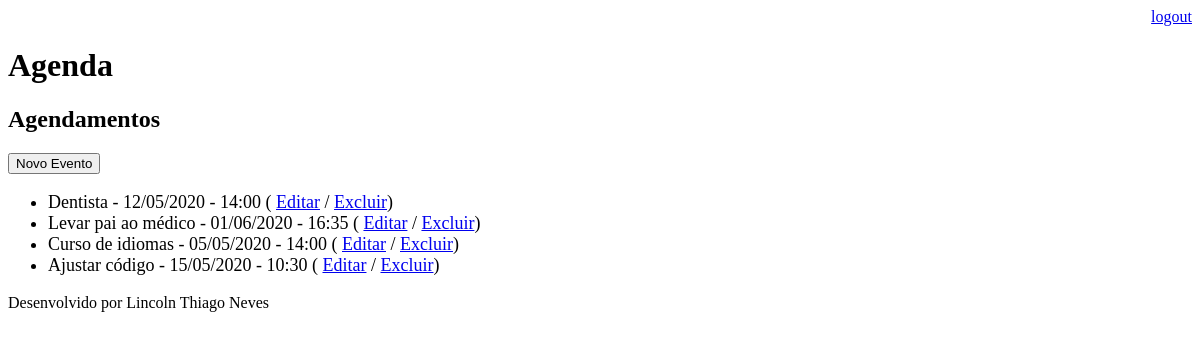
The page /agenda/ (signed in) on the database as committed earlier.
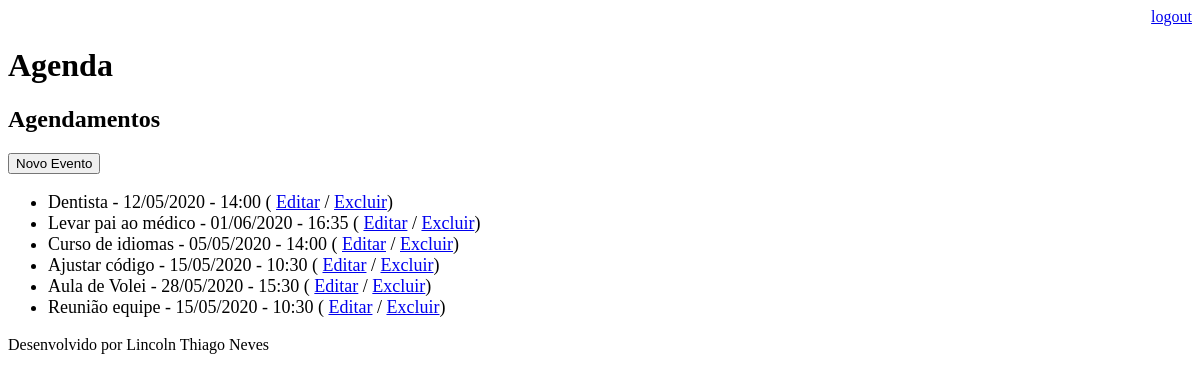
The same page on the database as committed later.
### core/models.py (models this page shows, shortened)
class Evento(models.Model):
    titulo = models.CharField(max_length=100)
    descricao = models.TextField(blank=True, null=True)
    data_evento = models.DateTimeField(verbose_name='Data do Evento')
    data_criacao = models.DateTimeField(auto_now=True, verbose_name='Data de Criação')
    usuario = models.ForeignKey(User, on_delete=models.CASCADE)
    class Meta:
        db_table = 'evento'
    def get_data_evento(self):
        return self.data_evento.strftime('%d/%m/%Y - %H:%M')

### core/views.py (the view)
# urls.py: path('agenda/', views.lista_eventos),
@login_required(login_url='/login/')
def lista_eventos(request):
    usuario = request.user
    evento = Evento.objects.filter(usuario=usuario)
    dados = {'evento': evento}
    return render(request, 'agenda.html', dados)

### templates/agenda.html
{% extends "model-page.html" %}
{% block content %}
    <h2>Agendamentos</h2>
    <a href="evento/">
        <button type="button">Novo Evento</button>
    </a>
    <ul style="font-size: 18px">
        {% for evento in evento %}
            <li>
                {{ evento.titulo }} - {{ evento.get_data_evento }}
                ( <a href="evento/?id={{ evento.id }}">Editar</a>
                / <a href="evento/delete/{{ evento.id }}/">Excluir</a>)
            </li>
        {% endfor %}
    </ul>
{% endblock %}

Rows that differ between the two databases and show on the page:
added Evento: titulo "Aula de Volei", get_data_evento "28/05/2020 - 15:30"
added Evento: titulo "Reunião equipe", get_data_evento "15/05/2020 - 10:30"
